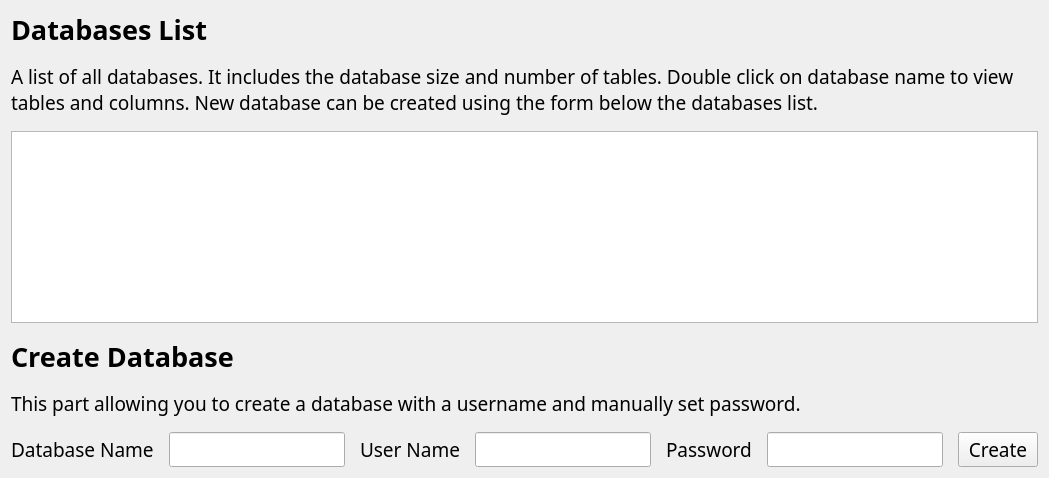
          <widget class="QWidget" name="tab">
           <attribute name="title">
            <string>Manage Databases</string>
           </attribute>
           <layout class="QVBoxLayout" name="verticalLayout">
            <item>
             <layout class="QVBoxLayout" name="verticalLayout_7">
              <property name="spacing">
               <number>15</number>
              </property>
              <item>
               <widget class="QLabel" name="label_10">
                <property name="font">
                 <font>
                  <family>Vazir Code</family>
                  <pointsize>20</pointsize>
                  <bold>true</bold>
                 </font>
                </property>
                <property name="text">
                 <string>Databases List</string>
                </property>
               </widget>
              </item>
              <item>
               <widget class="QLabel" name="label_11">
                <property name="font">
                 <font>
                  <family>Vazir Code</family>
                  <pointsize>14</pointsize>
                 </font>
                </property>
                <property name="text">
                 <string>A list of all databases. It includes the database size and number of tables. Double click on database name to view tables and columns. New database can be created using the form below the databases list.</string>
                </property>
                <property name="wordWrap">
                 <bool>true</bool>
                </property>
               </widget>
              </item>
              <item>
               <widget class="QTableWidget" name="dbTable">
                <property name="font">
                 <font>
                  <family>Vazir Code</family>
                  <pointsize>14</pointsize>
                 </font>
                </property>
                <property name="editTriggers">
                 <set>QAbstractItemView::EditTrigger::NoEditTriggers</set>
                </property>
                <property name="tabKeyNavigation">
                 <bool>false</bool>
                </property>
                <property name="showDropIndicator" stdset="0">
                 <bool>false</bool>
                </property>
                <property name="dragDropOverwriteMode">
                 <bool>false</bool>
                </property>
                <property name="selectionBehavior">
                 <enum>QAbstractItemView::SelectionBehavior::SelectRows</enum>
                </property>
               </widget>
              </item>
              <item>
               <widget class="QLabel" name="label_15">
                <property name="font">
                 <font>
                  <family>Vazir Code</family>
                  <pointsize>20</pointsize>
                  <bold>true</bold>
                 </font>
                </property>
                <property name="text">
                 <string>Create Database</string>
                </property>
               </widget>
              </item>
              <item>
               <widget class="QLabel" name="label_16">
                <property name="font">
                 <font>
                  <family>Vazir Code</family>
                  <pointsize>14</pointsize>
                 </font>
                </property>
                <property name="text">
                 <string>This part allowing you to create a database with a username and manually set password. </string>
                </property>
                <property name="wordWrap">
                 <bool>true</bool>
                </property>
               </widget>
              </item>
              <item>
               <layout class="QHBoxLayout" name="horizontalLayout_11">
                <item>
                 <widget class="QLabel" name="label_12">
                  <property name="font">
                   <font>
                    <family>Vazir Code</family>
                    <pointsize>14</pointsize>
                   </font>
                  </property>
                  <property name="text">
                   <string>Database Name</string>
                  </property>
                 </widget>
                </item>
                <item>
                 <widget class="QLineEdit" name="edtDbName">
                  <property name="font">
                   <font>
                    <family>Vazir Code</family>
                    <pointsize>14</pointsize>
                   </font>
                  </property>
                 </widget>
                </item>
                <item>
                 <widget class="QLabel" name="label_13">
                  <property name="font">
                   <font>
                    <family>Vazir Code</family>
                    <pointsize>14</pointsize>
                   </font>
                  </property>
                  <property name="text">
                   <string>User Name</string>
                  </property>
                 </widget>
                </item>
                <item>
                 <widget class="QLineEdit" name="edtDBUser">
                  <property name="font">
                   <font>
                    <family>Vazir Code</family>
                    <pointsize>14</pointsize>
                   </font>
                  </property>
                 </widget>
                </item>
                <item>
                 <widget class="QLabel" name="label_14">
                  <property name="font">
                   <font>
                    <family>Vazir Code</family>
                    <pointsize>14</pointsize>
                   </font>
                  </property>
                  <property name="text">
                   <string>Password</string>
                  </property>
                 </widget>
                </item>
                <item>
                 <widget class="QLineEdit" name="edtDBUserPass">
                  <property name="font">
                   <font>
                    <family>Vazir Code</family>
                    <pointsize>14</pointsize>
                   </font>
                  </property>
                 </widget>
                </item>
                <item>
                 <widget class="QPushButton" name="btnCreateDB">
                  <property name="font">
                   <font>
                    <family>Vazir Code</family>
                    <pointsize>14</pointsize>
                   </font>
                  </property>
                  <property name="text">
                   <string>Create</string>
                  </property>
                 </widget>
                </item>
               </layout>
              </item>
             </layout>
            </item>
           </layout>
          </widget>
